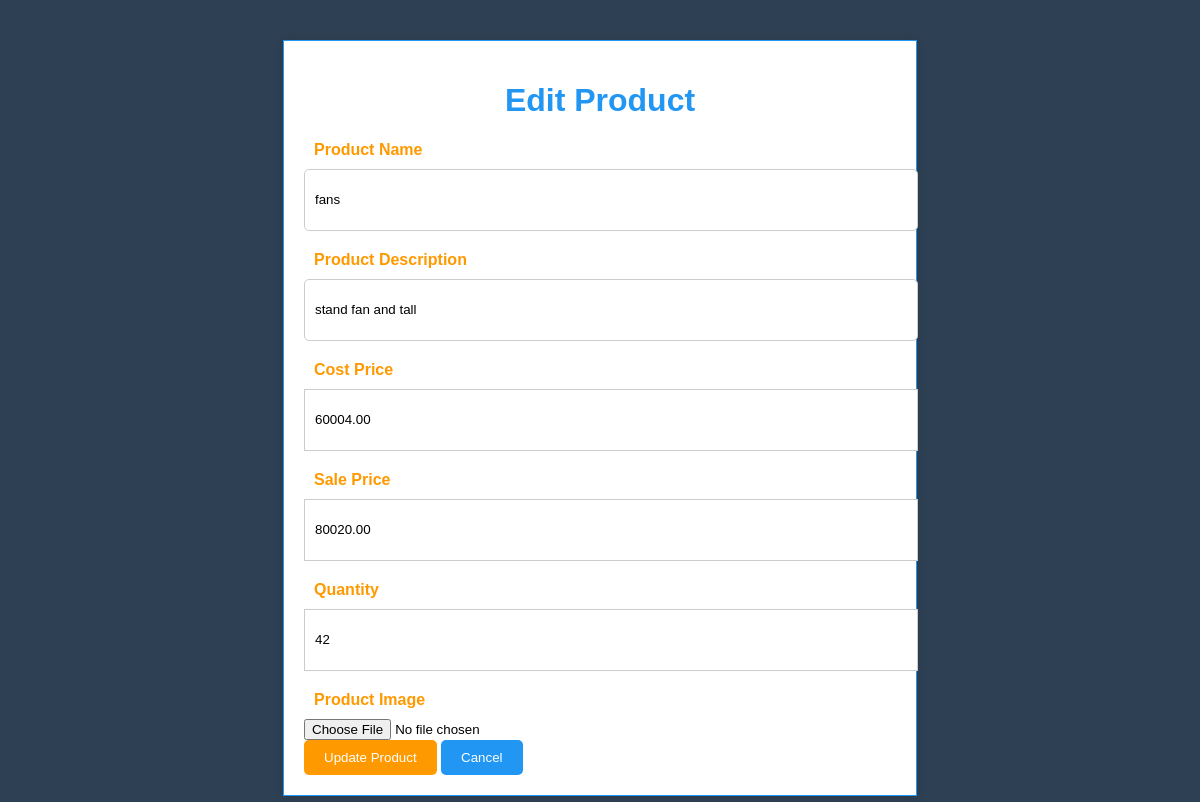
Screenshot of /edit_product/1 with the database file from the repository.
### app.py (models this page shows)
class Product(db.Model):
    id = db.Column(db.Integer, primary_key=True)
    name = db.Column(db.String(100), nullable=False)
    description = db.Column(db.String(200), nullable=False)
    cost_price = db.Column(db.Float, nullable=False)
    sale_price = db.Column(db.Float, nullable=False)
    quantity = db.Column(db.Integer, nullable=False)
    image = db.Column(db.String(100), nullable=False)

### app.py (the view, shortened to what this page needs)
@app.route('/edit_product/<int:id>', methods=['GET', 'POST'])
def edit_product(id):
    product = Product.query.get_or_404(id)
    form = EditProductForm(obj=product)
    return render_template('edit_product.html', form=form, product=product)

### app.py
class EditProductForm(FlaskForm):
    name = StringField('Product Name', validators=[DataRequired()])
    description = StringField('Product Description', validators=[DataRequired()])
    cost_price = DecimalField('Cost Price', validators=[DataRequired()])
    sale_price = DecimalField('Sale Price', validators=[DataRequired()])
    quantity = IntegerField('Quantity', validators=[DataRequired()])
    image = FileField('Product Image', validators=[FileAllowed(['jpg', 'png'])])
    submit = SubmitField('Update Product')

### app.py (called while the page is built)
@app.context_processor
def inject_now():
    return {'now': datetime.now()}

### templates/edit_product.html (shortened to what this page needs)
<!DOCTYPE html>
<html lang="en">
<head>
</head>
<body>
{% extends 'base.html' %}
    {% block content %}
    <div class="edit-product-form-container">
        <h1 style="color: #2196F3;">Edit Product</h1>
        <form action="" method="post" enctype="multipart/form-data">
            {{ form.name.label }}
            {{ form.name() }}
            <br>
            {{ form.description.label }}
            {{ form.description() }}
            <br>
            {{ form.cost_price.label }}
            {{ form.cost_price() }}
            <br>
            {{ form.sale_price.label }}
            {{ form.sale_price() }}
            <br>
            {{ form.quantity.label }}
            {{ form.quantity() }}
            <br>
            {{ form.image.label }}
            {{ form.image() }}
            <br>
            {{ form.submit() }}
            <button class="cancel-button" type="submit" name="cancel" value="true">Cancel</button>
        </form>
    </div>
    {% endblock %}

### static/style.css (style rules this page uses)
body { background-color: #2E4053; font-family: Arial, sans-serif; }
label { color: #2E4053; font-weight: bold; margin-bottom: 5px; display: block; }
input[type="text"], input[type="password"] { height: 40px; margin-bottom: 20px; padding: 10px; border: 1px solid #FF9900; border-radius: 5px; }
input[type="submit"] { background-color: #FF9900; color: #FFFFFF; padding: 10px 20px; border: none; border-radius: 5px; cursor: pointer; }
label { color: #2E4053; font-weight: bold; margin-bottom: 5px; display: block; text-align: left; padding-left: 10px; }
h1 { color: #03055B; text-align: center; }
.edit-product-form-container { width: 50%; margin: 40px auto; padding: 20px; background-color: #FFFFFF; border: 1px solid #2196F3; box-shadow: 0 0 10px rgba(0, 0, 0, 0.1); }
.edit-product-form-container label { display: block; margin-bottom: 10px; color: #FF9900; }
.edit-product-form-container input[type="text"], .edit-product-form-container input[type="number"], .edit-product-form-container select { width: 100%; height: 40px; margin-bottom: 20px; padding: 10px; border: 1px solid #CCCCCC; }
.edit-product-form-container input[type="submit"] { background-color: #FF9900; color: #FFFFFF; padding: 10px 20px; border: none; border-radius: 5px; cursor: pointer; }
.edit-product-form-container .cancel-button { background-color: #2196F3; color: #FFFFFF; padding: 10px 20px; border: none; border-radius: 5px; cursor: pointer; }

### rows the page displays
Product: name "fans", description "stand fan and tall", cost_price "60004.00", sale_price "80020.00", quantity "42"
